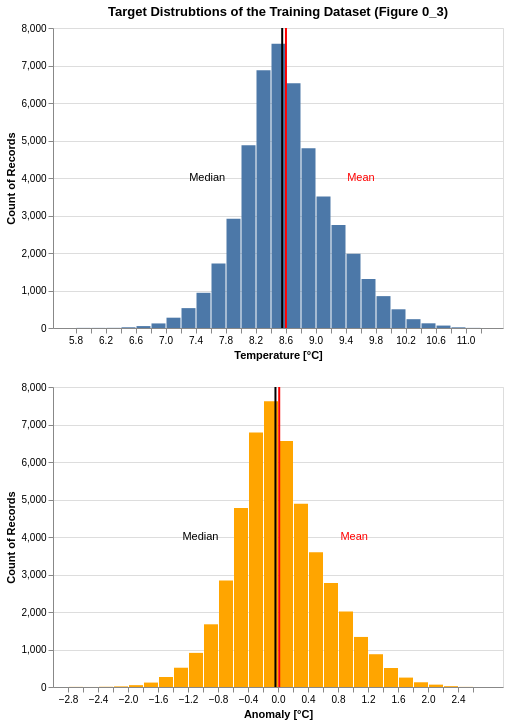

Notebook code for this chart:
### Markdown cell above
- [] 9. Target/response variable follows expected distribution
    - check skewness, visualize distribution
    - show anomaly and temperature for easier interpretation
    - add validation check for a property of the distribution that should hold
    - Setup vlaidation schema
    - Test validation schema

### Code cell
#region Pseudo Code:

# definitely only use train dataset
# show skewness
# visualization of target via histogram or density plot or both
# quantitative evaluation using mean std, var, quantiles etc.
# translate to robust panders schemas

#endregion

# https://altair-viz.github.io/user_guide/marks/rule.html
# 531 Lecture 6 Notes Adaptations

# Visualization only on train_df

temp_hist = alt.Chart(train_df).mark_bar().encode(
    x = alt.X('Temperature:Q', bin=alt.Bin(maxbins=50), title='Temperature [°C]'),
    y=alt.Y('count()')
    # mark rule was messing up scale otherwise
).properties(**plot_size, title = 'Target Distrubtions of the Training Dataset (Figure 0_3)')

temp_mean = alt.Chart(train_df).mark_rule(color="red").encode(
    x="mean(Temperature):Q",
    size=alt.value(2),
)

temp_med = alt.Chart(train_df).mark_rule(color="black").encode(
    x="median(Temperature):Q",
    size=alt.value(2),
)

temp_hist = temp_hist+temp_med+temp_mean

anomaly_hist = alt.Chart(train_df).mark_bar(color='orange').encode(
    x = alt.X('Anomaly:Q', bin=alt.Bin(maxbins=50), title='Anomaly [°C]'),
    y=alt.Y('count()')
).properties(**plot_size)

anom_mean = alt.Chart(train_df).mark_rule(color="red").encode(
    x="mean(Anomaly):Q",
    size=alt.value(2),
)

anom_med = alt.Chart(train_df).mark_rule(color="black").encode(
    x="median(Anomaly):Q",
    size=alt.value(2),
)

anomaly_hist = anomaly_hist+anom_med+anom_mean

plot = (temp_hist + alt.Chart(train_df).mark_text(dx=-75).encode(
    x="median(Temperature):Q",
    text=alt.value('Median'))+ alt.Chart(train_df).mark_text(
        dx=75, color='red').encode(
    x="mean(Temperature):Q",
    text=alt.value('Mean'))
 ) & (anomaly_hist + alt.Chart(train_df).mark_text(dx=-75).encode(
    x="median(Anomaly):Q",
    text=alt.value('Median'))+ alt.Chart(train_df).mark_text(
        dx=75, color='red').encode(
    x="mean(Anomaly):Q",
    text=alt.value('Mean')))
plot

### Figure 1 — Vega specification as saved in the notebook (floating-point values rounded to 4 significant figures)
{"$schema": "https://vega.github.io/schema/vega/v5.json", "data": [{"name": "source_0"}, {"name": "data_0"}, {"name": "data_1", "values": [{"__count": 2843, "bin_maxbins_50_Anomaly": -0.8, "bin_maxbins_50_Anomaly_end": -0.6}, {"__count": 4772, "bin_maxbins_50_Anomaly": -0.6, "bin_maxbins_50_Anomaly_end": -0.4}, {"__count": 1672, "bin_maxbins_50_Anomaly": -1.0, "bin_maxbins_50_Anomaly_end": -0.8}, {"__count": 910, "bin_maxbins_50_Anomaly": -1.2, "bin_maxbins_50_Anomaly_end": -1.0}, {"__count": 514, "bin_maxbins_50_Anomaly": -1.4, "bin_maxbins_50_Anomaly_end": -1.2}, {"__count": 266, "bin_maxbins_50_Anomaly": -1.6, "bin_maxbins_50_Anomaly_end": -1.4}, {"__count": 118, "bin_maxbins_50_Anomaly": -1.8, "bin_maxbins_50_Anomaly_end": -1.6}, {"__count": 6786, "bin_maxbins_50_Anomaly": -0.4, "bin_maxbins_50_Anomaly_end": -0.2}, {"__count": 7621, "bin_maxbins_50_Anomaly": -0.2, "bin_maxbins_50_Anomaly_end": -1.665e-16}, {"__count": 6557, "bin_maxbins_50_Anomaly": 0.0, "bin_maxbins_50_Anomaly_end": 0.2}, {"__count": 4889, "bin_maxbins_50_Anomaly": 0.2, "bin_maxbins_50_Anomaly_end": 0.4}, {"__count": 3592, "bin_maxbins_50_Anomaly": 0.4, "bin_maxbins_50_Anomaly_end": 0.6}, {"__count": 2771, "bin_maxbins_50_Anomaly": 0.6, "bin_maxbins_50_Anomaly_end": 0.8}, {"__count": 49, "bin_maxbins_50_Anomaly": -2.0, "bin_maxbins_50_Anomaly_end": -1.8}, {"__count": 16, "bin_maxbins_50_Anomaly": -2.2, "bin_maxbins_50_Anomaly_end": -2.0}, {"__count": 2012, "bin_maxbins_50_Anomaly": 0.8, "bin_maxbins_50_Anomaly_end": 1.0}, {"__count": 6, "bin_maxbins_50_Anomaly": -2.4, "bin_maxbins_50_Anomaly_end": -2.2}, {"__count": 3, "bin_maxbins_50_Anomaly": -2.8, "bin_maxbins_50_Anomaly_end": -2.6}, {"__count": 1, "bin_maxbins_50_Anomaly": -2.6, "bin_maxbins_50_Anomaly_end": -2.4}, {"__count": 1335, "bin_maxbins_50_Anomaly": 1.0, "bin_maxbins_50_Anomaly_end": 1.2}, {"__count": 874, "bin_maxbins_50_Anomaly": 1.2, "bin_maxbins_50_Anomaly_end": 1.4}, {"__count": 251, "bin_maxbins_50_Anomaly": 1.6, "bin_maxbins_50_Anomaly_end": 1.8}, {"__count": 506, "bin_maxbins_50_Anomaly": 1.4, "bin_maxbins_50_Anomaly_end": 1.6}, {"__count": 126, "bin_maxbins_50_Anomaly": 1.8, "bin_maxbins_50_Anomaly_end": 2.0}, {"__count": 63, "bin_maxbins_50_Anomaly": 2.0, "bin_maxbins_50_Anomaly_end": 2.2}, {"__count": 22, "bin_maxbins_50_Anomaly": 2.2, "bin_maxbins_50_Anomaly_end": 2.4}, {"__count": 3, "bin_maxbins_50_Anomaly": 2.4, "bin_maxbins_50_Anomaly_end": 2.6}]}, {"name": "data_2", "values": [{"__count": 2913, "bin_maxbins_50_Temperature": 7.8, "bin_maxbins_50_Temperature_end": 8.0}, {"__count": 1721, "bin_maxbins_50_Temperature": 7.6, "bin_maxbins_50_Temperature_end": 7.8}, {"__count": 939, "bin_maxbins_50_Temperature": 7.4, "bin_maxbins_50_Temperature_end": 7.6}, {"__count": 530, "bin_maxbins_50_Temperature": 7.2, "bin_maxbins_50_Temperature_end": 7.4}, {"__count": 4875, "bin_maxbins_50_Temperature": 8.0, "bin_maxbins_50_Temperature_end": 8.2}, {"__count": 275, "bin_maxbins_50_Temperature": 7.0, "bin_maxbins_50_Temperature_end": 7.2}, {"__count": 122, "bin_maxbins_50_Temperature": 6.8, "bin_maxbins_50_Temperature_end": 7.0}, {"__count": 6875, "bin_maxbins_50_Temperature": 8.2, "bin_maxbins_50_Temperature_end": 8.4}, {"__count": 7582, "bin_maxbins_50_Temperature": 8.4, "bin_maxbins_50_Temperature_end": 8.6}, {"__count": 6530, "bin_maxbins_50_Temperature": 8.6, "bin_maxbins_50_Temperature_end": 8.8}, {"__count": 4795, "bin_maxbins_50_Temperature": 8.8, "bin_maxbins_50_Temperature_end": 9.0}, {"__count": 3510, "bin_maxbins_50_Temperature": 9.0, "bin_maxbins_50_Temperature_end": 9.2}, {"__count": 2748, "bin_maxbins_50_Temperature": 9.2, "bin_maxbins_50_Temperature_end": 9.4}, {"__count": 51, "bin_maxbins_50_Temperature": 6.6, "bin_maxbins_50_Temperature_end": 6.8}, {"__count": 19, "bin_maxbins_50_Temperature": 6.4, "bin_maxbins_50_Temperature_end": 6.6}, {"__count": 1981, "bin_maxbins_50_Temperature": 9.4, "bin_maxbins_50_Temperature_end": 9.6}, {"__count": 4, "bin_maxbins_50_Temperature": 6.2, "bin_maxbins_50_Temperature_end": 6.4}, {"__count": 3, "bin_maxbins_50_Temperature": 5.8, "bin_maxbins_50_Temperature_end": 6.0}, {"__count": 3, "bin_maxbins_50_Temperature": 6.0, "bin_maxbins_50_Temperature_end": 6.2}, {"__count": 1307, "bin_maxbins_50_Temperature": 9.6, "bin_maxbins_50_Temperature_end": 9.8}, {"__count": 850, "bin_maxbins_50_Temperature": 9.8, "bin_maxbins_50_Temperature_end": 10.0}, {"__count": 499, "bin_maxbins_50_Temperature": 10.0, "bin_maxbins_50_Temperature_end": 10.2}, {"__count": 235, "bin_maxbins_50_Temperature": 10.2, "bin_maxbins_50_Temperature_end": 10.4}, {"__count": 125, "bin_maxbins_50_Temperature": 10.4, "bin_maxbins_50_Temperature_end": 10.6}, {"__count": 65, "bin_maxbins_50_Temperature": 10.6, "bin_maxbins_50_Temperature_end": 10.8}, {"__count": 18, "bin_maxbins_50_Temperature": 10.8, "bin_maxbins_50_Temperature_end": 11.0}, {"__count": 3, "bin_maxbins_50_Temperature": 11.0, "bin_maxbins_50_Temperature_end": 11.2}]}, {"name": "data_3"}, {"name": "data_4", "values": [{"mean_Anomaly": 0.01619}]}, {"name": "data_5", "values": [{"median_Temperature": 8.556}]}, {"name": "data_6", "values": [{"mean_Temperature": 8.606}]}, {"name": "data_7", "values": [{"median_Anomaly": -0.034}]}, {"name": "data_2_concat_0_y_domain___count", "values": [{"min": 3, "max": 7582}]}, {"name": "data_1_concat_1_y_domain___count", "values": [{"min": 1, "max": 7621}]}], "signals": [{"name": "concat_1_layer_0_bin_maxbins_50_Anomaly_bins", "value": {"fields": ["Anomaly"], "fname": "bin_Anomaly", "start": -2.8, "step": 0.2, "stop": 2.6}}, {"name": "concat_0_layer_0_bin_maxbins_50_Temperature_bins", "value": {"fields": ["Temperature"], "fname": "bin_Temperature", "start": 5.8, "step": 0.2, "stop": 11.2}}, {"name": "childHeight", "value": 300}], "marks": [{"type": "group", "name": "concat_0_group", "encode": {"update": {"height": {"signal": "childHeight"}, "width": {"signal": "width"}}}, "marks": [{"type": "rect", "name": "concat_0_layer_0_marks", "from": {"data": "data_2"}, "encode": {"update": {"x2": {"field": "bin_maxbins_50_Temperature", "scale": "concat_0_x", "offset": {"signal": "0.5 + (abs(scale(\"concat_0_x\", datum[\"bin_maxbins_50_Temperature_end\"]) - scale(\"concat_0_x\", datum[\"bin_maxbins_50_Temperature\"])) < 0.25 ? -0.5 * (0.25 - (abs(scale(\"concat_0_x\", datum[\"bin_maxbins_50_Temperature_end\"]) - scale(\"concat_0_x\", datum[\"bin_maxbins_50_Temperature\"])))) : 0.5)"}}, "fill": {"value": "#4c78a8"}, "x": {"field": "bin_maxbins_50_Temperature_end", "scale": "concat_0_x", "offset": {"signal": "0.5 + (abs(scale(\"concat_0_x\", datum[\"bin_maxbins_50_Temperature_end\"]) - scale(\"concat_0_x\", datum[\"bin_maxbins_50_Temperature\"])) < 0.25 ? 0.5 * (0.25 - (abs(scale(\"concat_0_x\", datum[\"bin_maxbins_50_Temperature_end\"]) - scale(\"concat_0_x\", datum[\"bin_maxbins_50_Temperature\"])))) : -0.5)"}}, "y2": {"value": 0, "scale": "concat_0_y"}, "y": {"field": "__count", "scale": "concat_0_y"}}}, "style": ["bar"]}, {"type": "rule", "name": "concat_0_layer_1_marks", "from": {"data": "data_5"}, "encode": {"update": {"y2": {"field": {"signal": null, "datum": null, "group": "height", "parent": null}}, "x": {"field": "median_Temperature", "scale": "concat_0_x"}, "strokeWidth": {"value": 2}, "stroke": {"value": "black"}, "y": {"value": 0}}}, "style": ["rule"]}, {"type": "rule", "name": "concat_0_layer_2_marks", "from": {"data": "data_6"}, "encode": {"update": {"y2": {"field": {"signal": null, "datum": null, "group": "height", "parent": null}}, "stroke": {"value": "red"}, "strokeWidth": {"value": 2}, "x": {"field": "mean_Temperature", "scale": "concat_0_x"}, "y": {"value": 0}}}, "style": ["rule"]}, {"type": "text", "name": "concat_0_layer_3_marks", "from": {"data": "data_5"}, "encode": {"update": {"x": {"field": "median_Temperature", "scale": "concat_0_x"}, "y": {"signal": "childHeight", "mult": 0.5}, "text": {"value": "Median"}, "dx": {"value": -75}, "fill": {"value": "black"}, "align": {"value": "center"}, "baseline": {"value": "middle"}}}, "style": ["text"]}, {"type": "text", "name": "concat_0_layer_4_marks", "from": {"data": "data_6"}, "encode": {"update": {"text": {"value": "Mean"}, "x": {"field": "mean_Temperature", "scale": "concat_0_x"}, "fill": {"value": "red"}, "y": {"signal": "childHeight", "mult": 0.5}, "baseline": {"value": "middle"}, "dx": {"value": 75}, "align": {"value": "center"}}}, "style": ["text"]}], "axes": [{"scale": "concat_0_y", "domain": false, "orient": "left", "tickCount": {"signal": "ceil(childHeight/40)"}, "aria": false, "labels": false, "grid": true, "maxExtent": 0, "ticks": false, "gridScale": "concat_0_x", "minExtent": 0, "zindex": 0}, {"scale": "concat_0_x", "title": "Temperature [°C]", "grid": false, "labelFlush": true, "tickCount": {"signal": "ceil(width/10)"}, "orient": "bottom", "labelOverlap": true, "zindex": 0}, {"scale": "concat_0_y", "labelOverlap": true, "tickCount": {"signal": "ceil(childHeight/40)"}, "orient": "left", "title": "Count of Records", "grid": false, "zindex": 0}], "title": {"text": "Target Distrubtions of the Training Dataset (Figure 0_3)", "frame": "group"}, "style": "cell"}, {"type": "group", "name": "concat_1_group", "encode": {"update": {"width": {"signal": "width"}, "height": {"signal": "childHeight"}}}, "marks": [{"type": "rect", "name": "concat_1_layer_0_marks", "from": {"data": "data_1"}, "encode": {"update": {"x2": {"field": "bin_maxbins_50_Anomaly", "scale": "concat_1_x", "offset": {"signal": "0.5 + (abs(scale(\"concat_1_x\", datum[\"bin_maxbins_50_Anomaly_end\"]) - scale(\"concat_1_x\", datum[\"bin_maxbins_50_Anomaly\"])) < 0.25 ? -0.5 * (0.25 - (abs(scale(\"concat_1_x\", datum[\"bin_maxbins_50_Anomaly_end\"]) - scale(\"concat_1_x\", datum[\"bin_maxbins_50_Anomaly\"])))) : 0.5)"}}, "y": {"field": "__count", "scale": "concat_1_y"}, "fill": {"value": "orange"}, "x": {"field": "bin_maxbins_50_Anomaly_end", "scale": "concat_1_x", "offset": {"signal": "0.5 + (abs(scale(\"concat_1_x\", datum[\"bin_maxbins_50_Anomaly_end\"]) - scale(\"concat_1_x\", datum[\"bin_maxbins_50_Anomaly\"])) < 0.25 ? 0.5 * (0.25 - (abs(scale(\"concat_1_x\", datum[\"bin_maxbins_50_Anomaly_end\"]) - scale(\"concat_1_x\", datum[\"bin_maxbins_50_Anomaly\"])))) : -0.5)"}}, "y2": {"value": 0, "scale": "concat_1_y"}}}, "style": ["bar"]}, {"type": "rule", "name": "concat_1_layer_1_marks", "from": {"data": "data_7"}, "encode": {"update": {"strokeWidth": {"value": 2}, "y": {"value": 0}, "stroke": {"value": "black"}, "y2": {"field": {"signal": null, "datum": null, "group": "height", "parent": null}}, "x": {"field": "median_Anomaly", "scale": "concat_1_x"}}}, "style": ["rule"]}, {"type": "rule", "name": "concat_1_layer_2_marks", "from": {"data": "data_4"}, "encode": {"update": {"strokeWidth": {"value": 2}, "stroke": {"value": "red"}, "y": {"value": 0}, "y2": {"field": {"signal": null, "datum": null, "group": "height", "parent": null}}, "x": {"field": "mean_Anomaly", "scale": "concat_1_x"}}}, "style": ["rule"]}, {"type": "text", "name": "concat_1_layer_3_marks", "from": {"data": "data_7"}, "encode": {"update": {"dx": {"value": -75}, "y": {"signal": "childHeight", "mult": 0.5}, "fill": {"value": "black"}, "align": {"value": "center"}, "text": {"value": "Median"}, "x": {"field": "median_Anomaly", "scale": "concat_1_x"}, "baseline": {"value": "middle"}}}, "style": ["text"]}, {"type": "text", "name": "concat_1_layer_4_marks", "from": {"data": "data_4"}, "encode": {"update": {"text": {"value": "Mean"}, "baseline": {"value": "middle"}, "dx": {"value": 75}, "x": {"field": "mean_Anomaly", "scale": "concat_1_x"}, "y": {"signal": "childHeight", "mult": 0.5}, "fill": {"value": "red"}, "align": {"value": "center"}}}, "style": ["text"]}], "axes": [{"scale": "concat_1_y", "grid": true, "labels": false, "minExtent": 0, "ticks": false, "tickCount": {"signal": "ceil(childHeight/40)"}, "aria": false, "gridScale": "concat_1_x", "domain": false, "orient": "left", "maxExtent": 0, "zindex": 0}, {"scale": "concat_1_x", "orient": "bottom", "grid": false, "labelOverlap": true, "tickCount": {"signal": "ceil(width/10)"}, "zindex": 0, "labelFlush": true, "title": "Anomaly [°C]"}, {"scale": "concat_1_y", "orient": "left", "grid": false, "title": "Count of Records", "labelOverlap": true, "tickCount": {"signal": "ceil(childHeight/40)"}, "zindex": 0}], "style": "cell"}], "scales": [{"name": "concat_0_x", "type": "linear", "domain": {"fields": [{"signal": "[concat_0_layer_0_bin_maxbins_50_Temperature_bins.start, concat_0_layer_0_bin_maxbins_50_Temperature_bins.stop]"}, {"data": "data_5", "field": "median_Temperature"}, {"data": "data_6", "field": "mean_Temperature"}]}, "range": [0, {"signal": "width"}], "bins": {"signal": "concat_0_layer_0_bin_maxbins_50_Temperature_bins"}, "nice": true, "zero": false}, {"name": "concat_0_y", "type": "linear", "domain": [{"signal": "(data(\"data_2_concat_0_y_domain___count\")[0] || {}).min"}, {"signal": "(data(\"data_2_concat_0_y_domain___count\")[0] || {}).max"}], "range": [{"signal": "childHeight"}, 0], "zero": true, "nice": true}, {"name": "concat_1_x", "type": "linear", "domain": {"fields": [{"signal": "[concat_1_layer_0_bin_maxbins_50_Anomaly_bins.start, concat_1_layer_0_bin_maxbins_50_Anomaly_bins.stop]"}, {"data": "data_7", "field": "median_Anomaly"}, {"data": "data_4", "field": "mean_Anomaly"}]}, "range": [0, {"signal": "width"}], "bins": {"signal": "concat_1_layer_0_bin_maxbins_50_Anomaly_bins"}, "zero": false, "nice": true}, {"name": "concat_1_y", "type": "linear", "domain": [{"signal": "(data(\"data_1_concat_1_y_domain___count\")[0] || {}).min"}, {"signal": "(data(\"data_1_concat_1_y_domain___count\")[0] || {}).max"}], "range": [{"signal": "childHeight"}, 0], "nice": true, "zero": true}], "background": "white", "padding": 5, "layout": {"padding": 20, "columns": 1, "bounds": "full", "align": "each"}, "width": 450}
